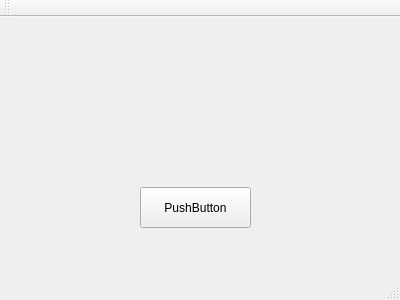
<?xml version="1.0" encoding="UTF-8"?>
<ui version="4.0">
 <class>myNew</class>
 <widget class="QMainWindow" name="myNew">
  <property name="geometry">
   <rect>
    <x>0</x>
    <y>0</y>
    <width>400</width>
    <height>300</height>
   </rect>
  </property>
  <property name="windowTitle">
   <string>myNew</string>
  </property>
  <widget class="QWidget" name="centralWidget">
   <widget class="QCustomPlot" name="customPlot" native="true">
    <property name="geometry">
     <rect>
      <x>40</x>
      <y>10</y>
      <width>311</width>
      <height>151</height>
     </rect>
    </property>
   </widget>
   <widget class="QPushButton" name="pushButton">
    <property name="geometry">
     <rect>
      <x>140</x>
      <y>170</y>
      <width>111</width>
      <height>41</height>
     </rect>
    </property>
    <property name="text">
     <string>PushButton</string>
    </property>
   </widget>
  </widget>
  <widget class="QMenuBar" name="menuBar">
   <property name="geometry">
    <rect>
     <x>0</x>
     <y>0</y>
     <width>400</width>
     <height>22</height>
    </rect>
   </property>
  </widget>
  <widget class="QToolBar" name="mainToolBar">
   <attribute name="toolBarArea">
    <enum>TopToolBarArea</enum>
   </attribute>
   <attribute name="toolBarBreak">
    <bool>false</bool>
   </attribute>
  </widget>
  <widget class="QStatusBar" name="statusBar"/>
 </widget>
 <layoutdefault spacing="6" margin="11"/>
 <customwidgets>
  <customwidget>
   <class>QCustomPlot</class>
   <extends>QWidget</extends>
   <header location="global">qcustomplot.h</header>
   <container>1</container>
  </customwidget>
 </customwidgets>
 <resources/>
 <connections/>
</ui>
